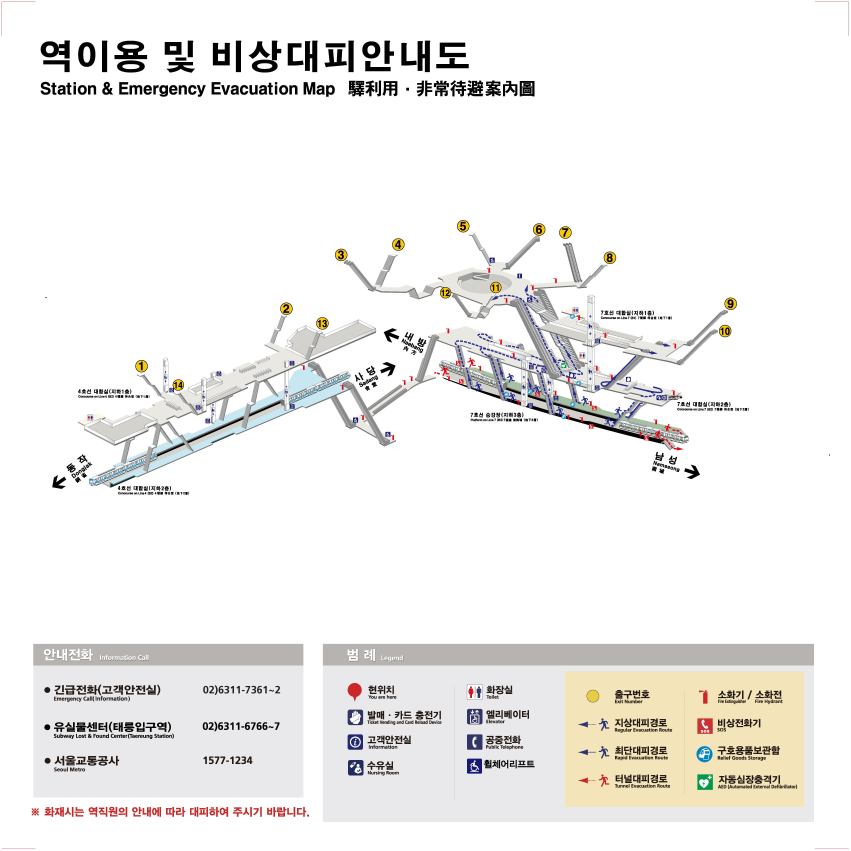
#> input picture remove_icon/isu.jpg, 3402 x 3402 px (shown at 1/4 size)
$ python icon_remover_color.py
#> lines starting #> are read from the running program, lines starting #| are printed output that depends on the picture; after the words box and inside, x2 and y2 are one past the last pixel; in counts of white or black regions, pixels touching at a corner belong together
import cv2
import numpy as np
import os

# [수정 1] 실행 환경 에러 방지 (__file__이 없는 주피터 노트북 등 호환)
try:
    current_path = os.path.dirname(os.path.abspath(__file__))
except NameError:
    current_path = os.path.abspath('.')

img = cv2.imread(os.path.join(current_path, 'isu.jpg'))
#> img is the input picture: shape (3402, 3402, 3); mean B, G, R 237.5, 239.2, 240.2
if img is None: exit("❌ 이미지를 찾을 수 없습니다. 파일명과 위치를 확인해주세요.")

hsv = cv2.cvtColor(img, cv2.COLOR_BGR2HSV)
#> hsv: shape (3402, 3402, 3); mean H, S, V 16.8, 6.3, 241.1

# 1. 색상 범위 정의
lower_red1, upper_red1 = np.array([0, 100, 100]), np.array([10, 255, 255])
lower_red2, upper_red2 = np.array([160, 100, 100]), np.array([180, 255, 255])
lower_blue, upper_blue = np.array([100, 50, 50]), np.array([130, 255, 255])
lower_yellow, upper_yellow = np.array([20, 100, 100]), np.array([35, 255, 255])
lower_black, upper_black = np.array([0, 0, 0]), np.array([180, 255, 60])

# 2. 각 색상 마스크 생성
mask_r1 = cv2.inRange(hsv, lower_red1, upper_red1)
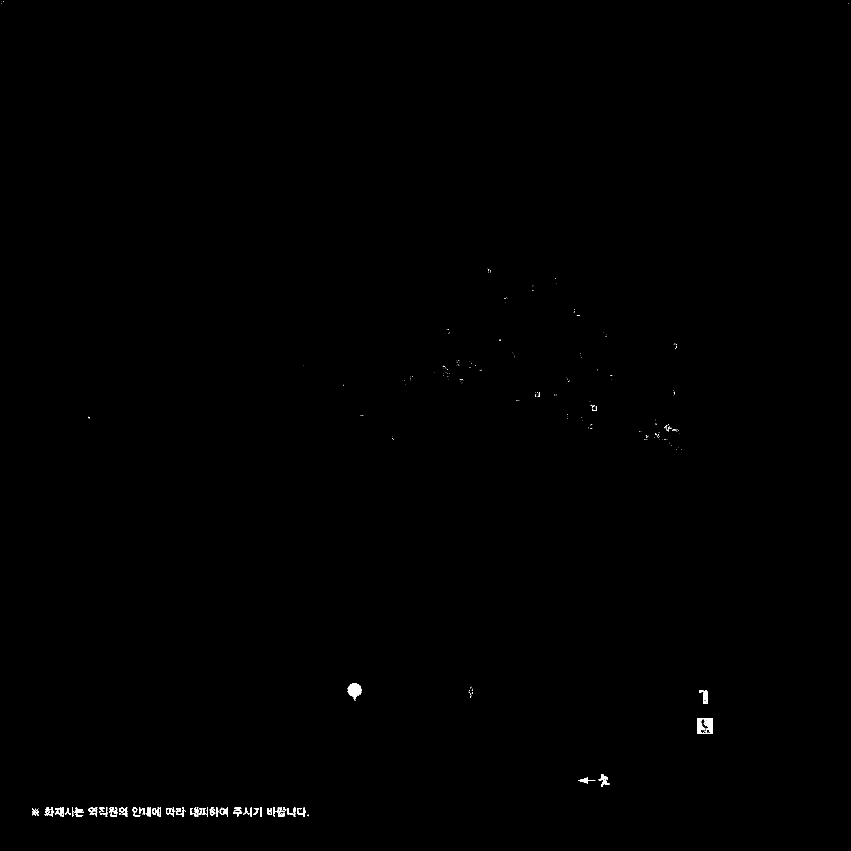
#> mask_r1: shape (3402, 3402) (shown at 1/4 size); 0.15% white; 432 white regions (322 under 20 px), largest, box (x1, y1, x2, y2) and area: (2789, 2873, 2851, 2936) 2475, (1391, 2732, 1446, 2799) 2054, (2796, 2760, 2832, 2815) 841
mask_r2 = cv2.inRange(hsv, lower_red2, upper_red2)
#> mask_r2: shape (3402, 3402); 0.15% white; 669 white regions (491 under 20 px), largest, box (x1, y1, x2, y2) and area: (1873, 2746, 1895, 2792) 504, (1762, 1465, 1796, 1504) 475, (1869, 1431, 1902, 1470) 442

# [수정 2] 마스크 병합은 cv2.add 대신 cv2.bitwise_or 사용
mask_red = cv2.bitwise_or(mask_r1, mask_r2)
#> mask_red: shape (3402, 3402); 0.3% white; 127 white regions (10 under 20 px), largest, box (x1, y1, x2, y2) and area: (2789, 2873, 2851, 2936) 3223, (1390, 2732, 1447, 2805) 2602, (2796, 2760, 2832, 2815) 1017
mask_blue = cv2.inRange(hsv, lower_blue, upper_blue)
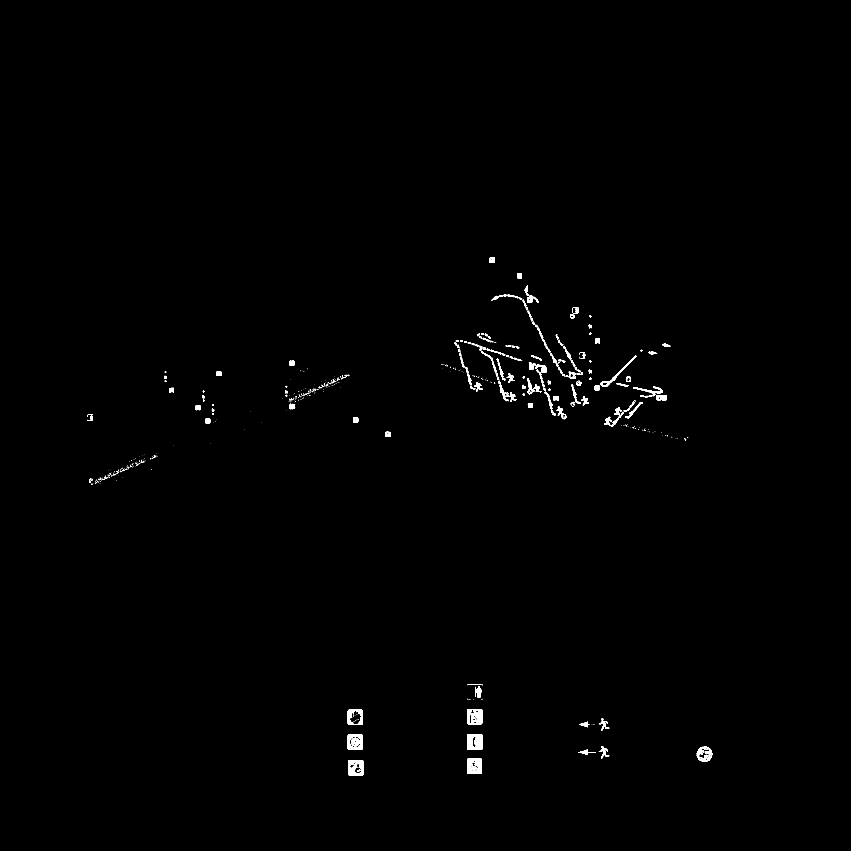
#> mask_blue: shape (3402, 3402) (shown at 1/4 size); 0.47% white; 711 white regions (463 under 20 px), largest, box (x1, y1, x2, y2) and area: (1868, 2938, 1930, 2999) 3306, (1868, 3034, 1928, 3095) 3102, (1392, 3040, 1454, 3102) 2865
mask_yellow = cv2.inRange(hsv, lower_yellow, upper_yellow)
#> mask_yellow: shape (3402, 3402); 0.16% white; 92 white regions (70 under 20 px), largest, box (x1, y1, x2, y2) and area: (2346, 2759, 2397, 2810) 1867, (543, 1442, 589, 1488) 1380, (2239, 907, 2284, 953) 1289
mask_black = cv2.inRange(hsv, lower_black, upper_black)
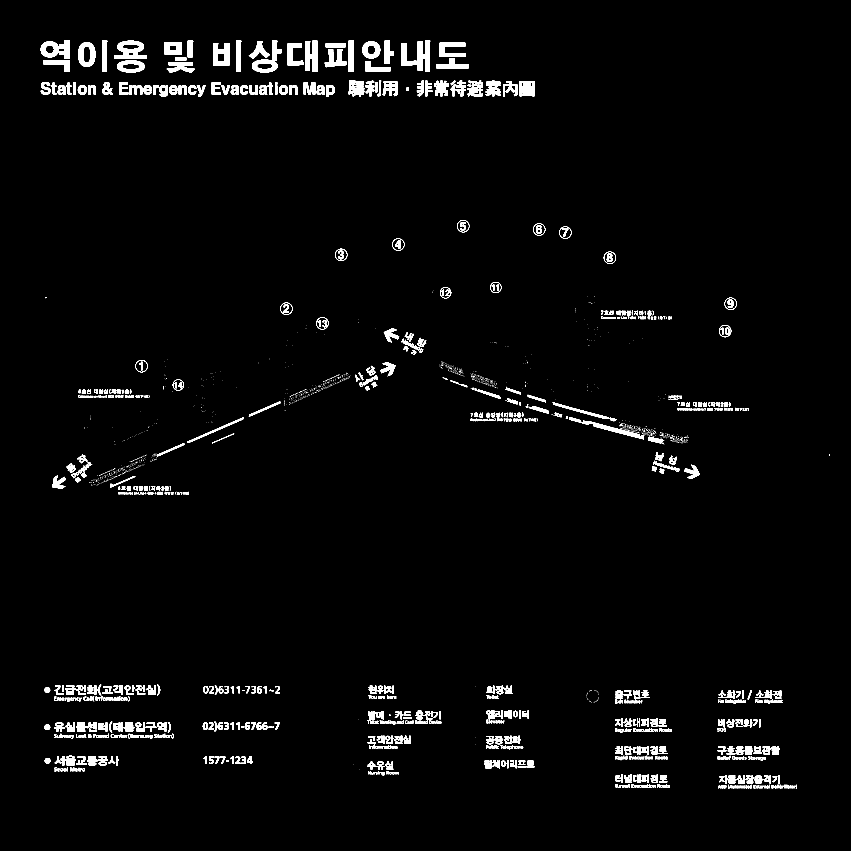
#> mask_black: shape (3402, 3402) (shown at 1/4 size); 2.4% white; 2751 white regions (1704 under 20 px), largest, box (x1, y1, x2, y2) and area: (458, 163, 588, 236) 5668, (163, 162, 280, 234) 5048, (1220, 163, 1270, 288) 4919

# 3. 모든 마스크 안전하게 합치기
total_mask = mask_red.copy()
total_mask = cv2.bitwise_or(total_mask, mask_blue)
#> total_mask: shape (3402, 3402); 0.77% white; 834 white regions (473 under 20 px), largest, box (x1, y1, x2, y2) and area: (1868, 2938, 1930, 2999) 3306, (2789, 2873, 2851, 2936) 3223, (1868, 3034, 1928, 3095) 3102
total_mask = cv2.bitwise_or(total_mask, mask_yellow)
total_mask = cv2.bitwise_or(total_mask, mask_black)
#> total_mask: shape (3402, 3402); 3.3% white; 3058 white regions (1679 under 20 px), largest, box (x1, y1, x2, y2) and area: (2207, 1626, 2660, 1774) 7562, (458, 163, 588, 236) 5668, (163, 162, 280, 234) 5048

# 4. 마스크 팽창 (노이즈 제거)
kernel = np.ones((3,3), np.uint8)
total_mask = cv2.dilate(total_mask, kernel, iterations=1)
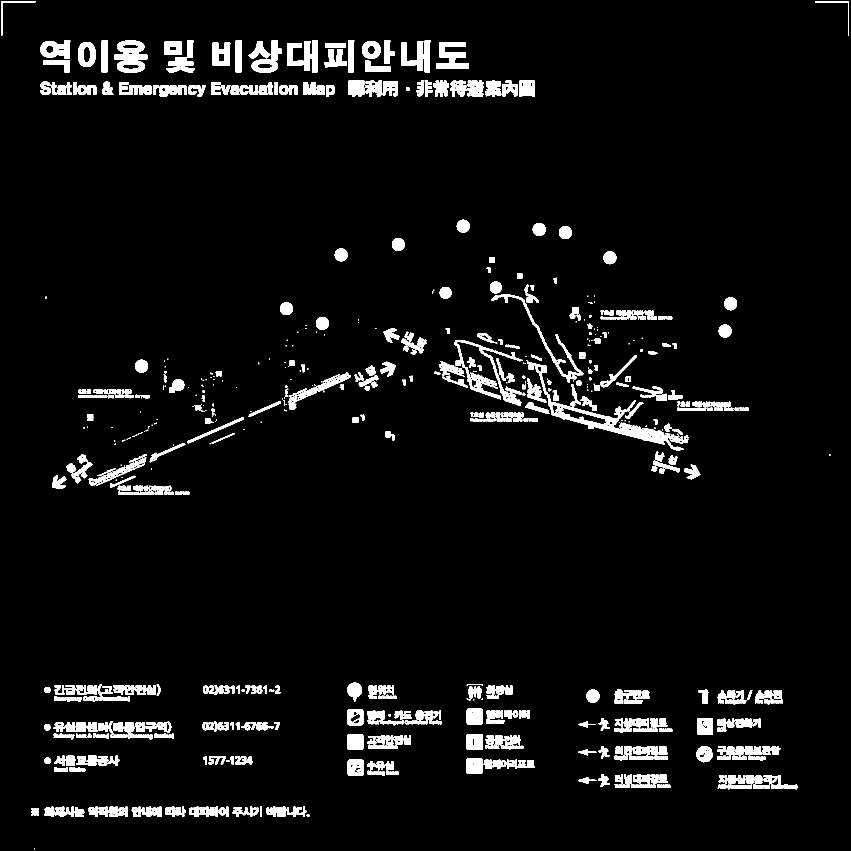
#> total_mask: shape (3402, 3402) (shown at 1/4 size); 4.7% white; 961 white regions (190 under 20 px), largest, box (x1, y1, x2, y2) and area: (2192, 1592, 2681, 1775) 17884, (457, 162, 589, 237) 6392, (162, 161, 281, 235) 5716

# 5. 인페인팅 실행 (컴퓨터 사양에 따라 시간이 조금 걸릴 수 있습니다)
cleaned_img = cv2.inpaint(img, total_mask, 3, cv2.INPAINT_TELEA)
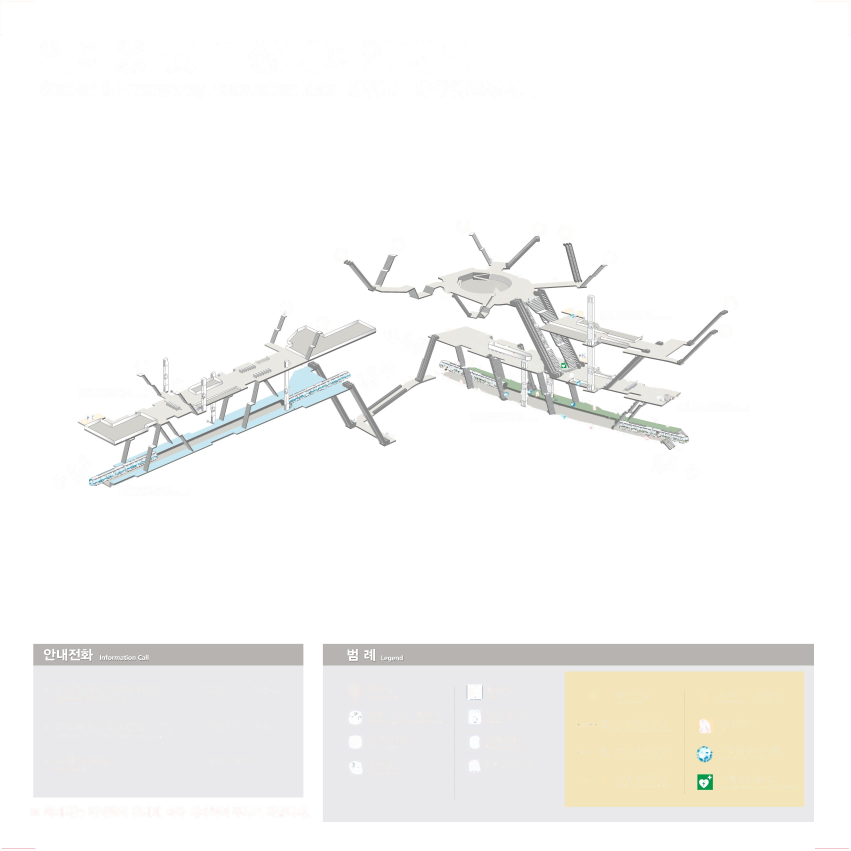
#> cleaned_img: shape (3402, 3402, 3) (shown at 1/4 size); mean B, G, R 244.9, 246.8, 247.3

# 6. 결과 확인 (마스크가 어떻게 잡혔는지도 같이 띄워드립니다)
cv2.imshow('What will be erased (Mask)', cv2.resize(total_mask, (0,0), fx=0.5, fy=0.5))
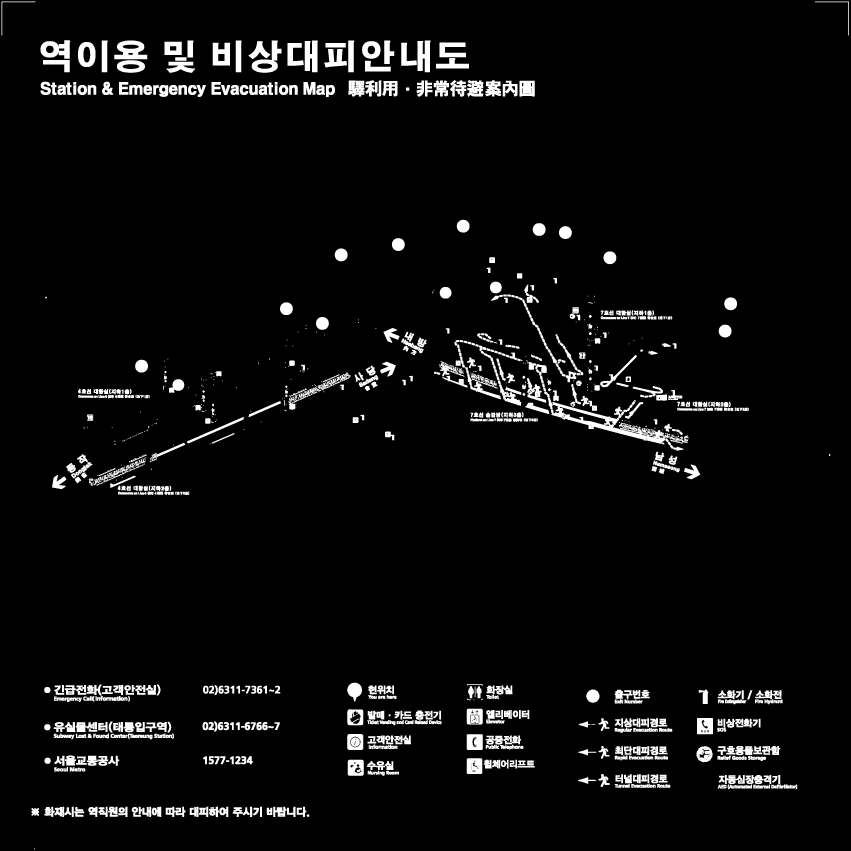
#> window 'What will be erased (Mask)': shape (1701, 1701) (shown at 1/2 size); min 0, max 255, mean 11.9
cv2.imshow('Cleaned Result', cv2.resize(cleaned_img, (0,0), fx=0.5, fy=0.5))

cv2.waitKey(0)
cv2.destroyAllWindows()
